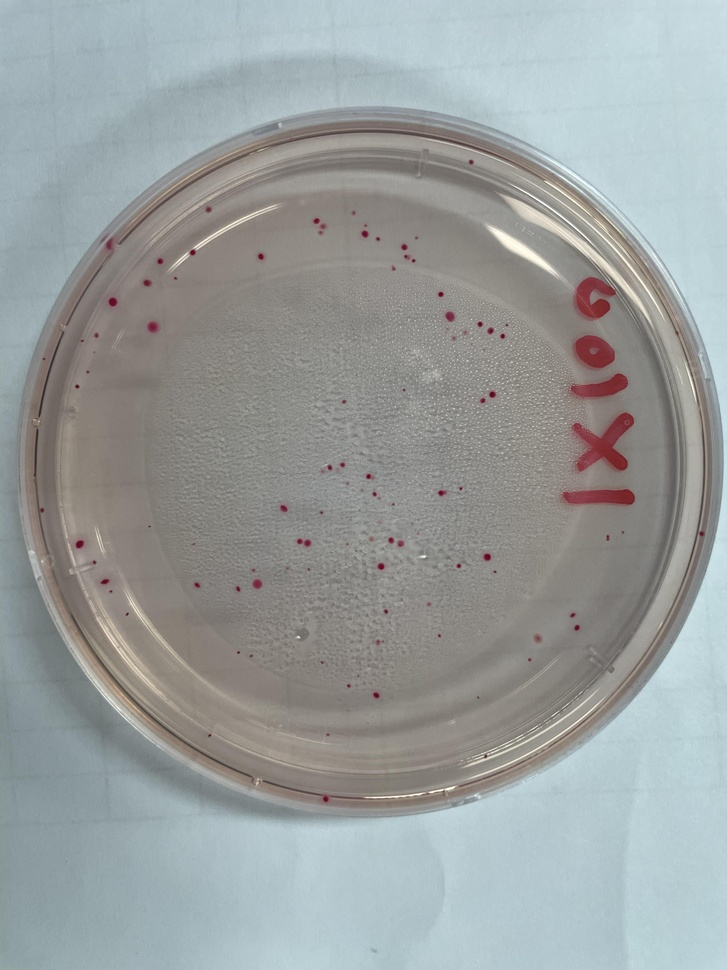
#> input picture output.jpg, 727 x 970 px, shrunk from 3024 x 4032 before the run
$ jupyter execute x,y.ipynb
#> lines starting #> are read from the running program, lines starting #| are printed output that depends on the picture; after the words box and inside, x2 and y2 are one past the last pixel; in counts of white or black regions, pixels touching at a corner belong together
[cell 1]
import cv2
import matplotlib.pyplot as plt

# 클릭 이벤트를 처리할 함수 정의
def get_coordinates(event, x, y, flags, param):
    if event == cv2.EVENT_LBUTTONDOWN:
        print(f"Clicked coordinates: (x={x}, y={y})")

def show_image_with_grid(image_path):
#> called with image_path = 'output.jpg'
    img = cv2.imread(image_path)
#> img is the input picture: shape (970, 727, 3); mean B, G, R 158.4, 158.8, 153.9
    img_rgb = cv2.cvtColor(img, cv2.COLOR_BGR2RGB)

    h, w, _ = img.shape
#> h = 970; w = 727

    # X축과 Y축에 좌표 표시
    step = 50
    for x in range(0, w, step):
        cv2.line(img_rgb, (x, 0), (x, h), (255, 0, 0), 1)
        cv2.putText(img_rgb, str(x), (x, 20), cv2.FONT_HERSHEY_SIMPLEX, 0.5, (255, 0, 0), 1)
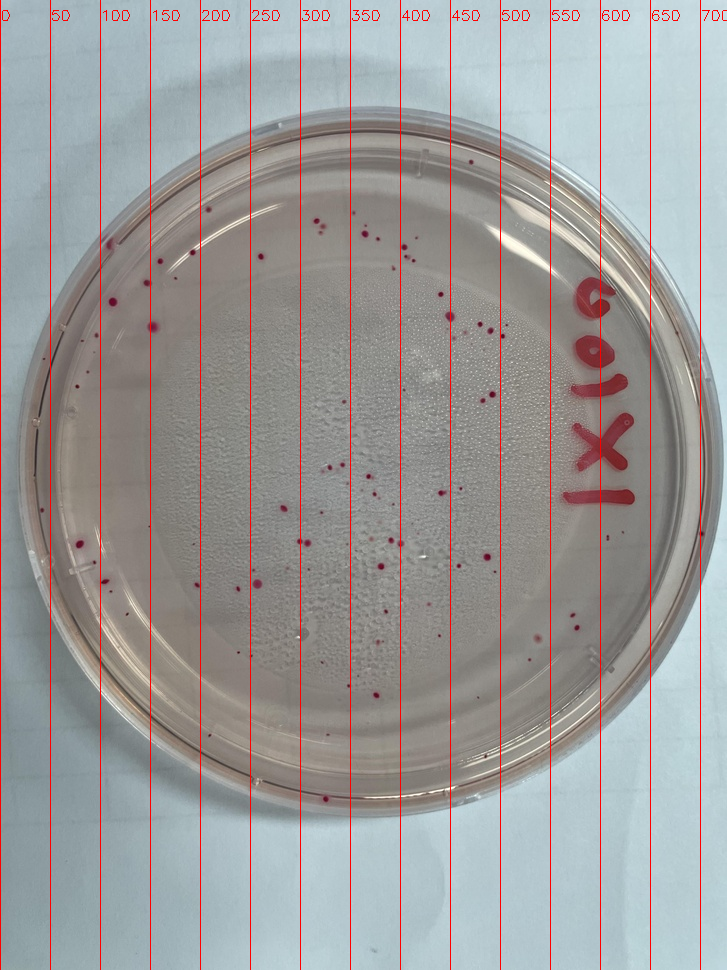
#> img_rgb: shape (970, 727, 3); mean R, G, B 156.1, 155.2, 154.8
    for y in range(0, h, step):
        cv2.line(img_rgb, (0, y), (w, y), (255, 0, 0), 1)
        cv2.putText(img_rgb, str(y), (0, y + 20), cv2.FONT_HERSHEY_SIMPLEX, 0.5, (255, 0, 0), 1)
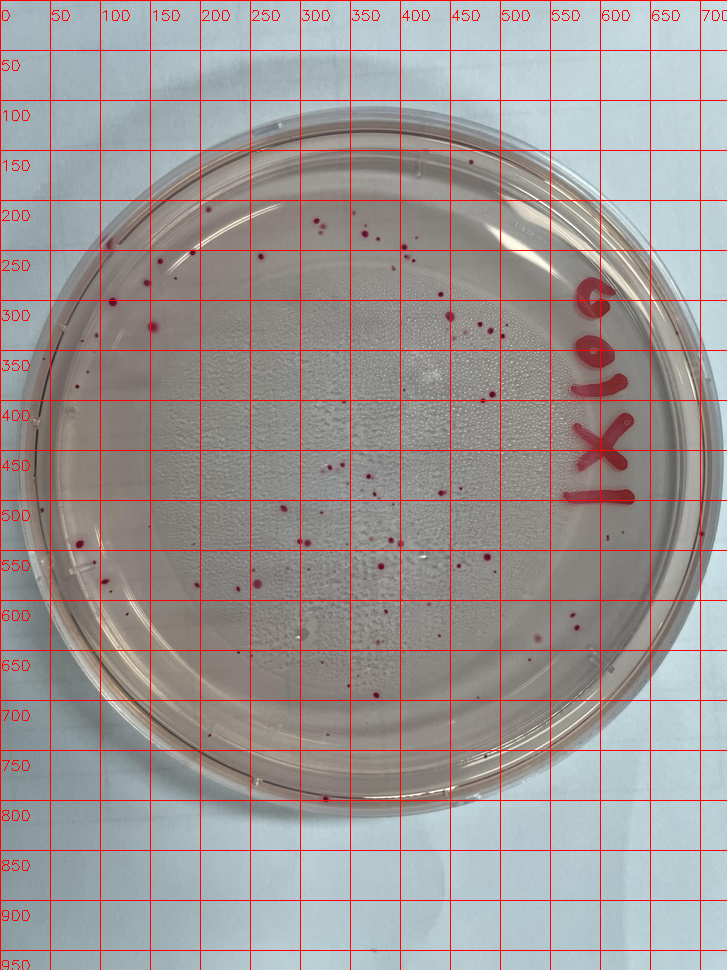
#> img_rgb: shape (970, 727, 3); 2.23% of pixels changed, all inside (x1, y1, x2, y2) = (1, 0, 727, 970)

    # 윈도우 창 이름 설정
    window_name = "Image with Grid"

    # 윈도우 생성 및 이벤트 연결
    cv2.namedWindow(window_name)
    cv2.setMouseCallback(window_name, get_coordinates)

    # OpenCV는 BGR 포맷을 사용하므로 BGR 포맷으로 변환
    img_bgr = cv2.cvtColor(img_rgb, cv2.COLOR_RGB2BGR)

    # 이미지 보여주기
    while True:
        cv2.imshow(window_name, img_bgr)
        if cv2.waitKey(20) & 0xFF == 27:  # ESC 키를 누르면 창을 닫음
#> (key Esc is pressed here)
            break

    cv2.destroyAllWindows()

# 이미지 경로
image_path = 'output.jpg'  # 업데이트된 이미지 경로 사용

# 이미지 표시
show_image_with_grid(image_path)
